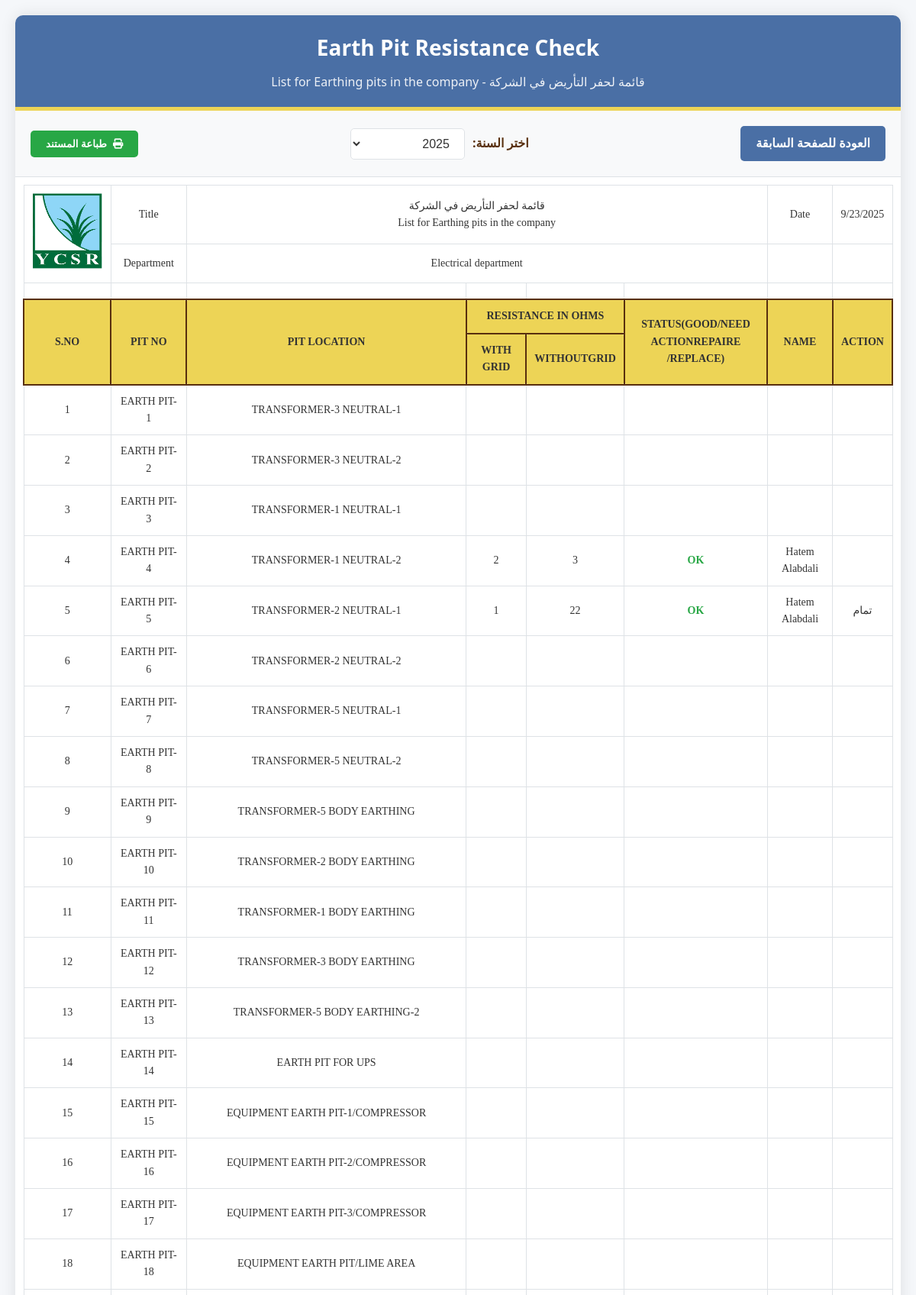
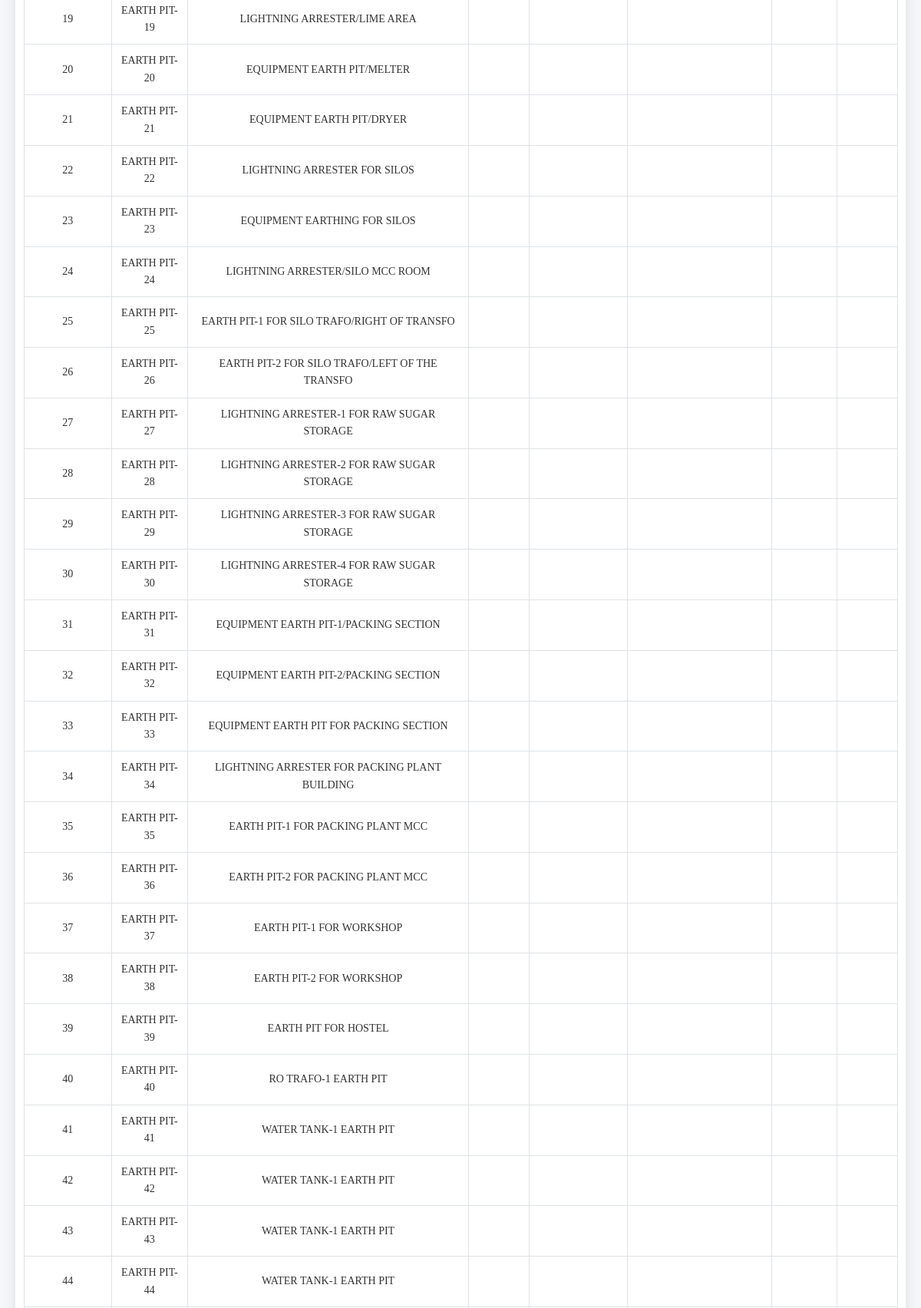
/Earth_Show.php (upper part), run on the app's committed database (2 pictures, top to bottom).
### tables this page shows
CREATE TABLE `earthingTable_2025` (
  `SR.NO.` int(11) NOT NULL,
  `PIT NO` varchar(150) NOT NULL,
  `PIT LOCATION` varchar(255) NOT NULL,
  `r_with_grid` varchar(10) NOT NULL,
  `r_without_grid` varchar(10) NOT NULL,
  `status` varchar(10) NOT NULL,
  `name` varchar(255) NOT NULL,
  `action` varchar(10) NOT NULL
);

### Earth_Show.php (the view, shortened to what this page needs)
<?php
$data = [];
if (isset($_GET['year']) && !empty($_GET['year'])) {
    $selectedYear = $_GET['year'];
    $_SESSION['selectedYear'] = $selectedYear;
} elseif (isset($_SESSION['selectedYear'])) {
    $selectedYear = $_SESSION['selectedYear'];
} else {
    $selectedYear = '2025';
}
$servername = "sql202.infinityfree.com";
$username = "if0_39426096";
$password = "WKa8VQVTNfi";
$dbname = 'if0_39426096_mwt';
$conn = new mysqli($servername, $username, $password, $dbname);
 $conn->set_charset("utf8mb4");
$tableName = "earthingTable_" . $selectedYear;
$sql = "SELECT `SR.NO.`, `PIT NO`, `PIT LOCATION`, `r_with_grid`, `r_without_grid`, `status`, `name`, `action` FROM `" . $tableName . "` ORDER BY `SR.NO.` ASC";
$result = $conn->query($sql);
if ($result->num_rows > 0) {
    while ($row = $result->fetch_assoc()) {
        $data[] = $row;
    }
}
?>
<!DOCTYPE html>
<html lang="ar" dir="rtl">
<head>
    <link rel="stylesheet" href="https://cdnjs.cloudflare.com/ajax/libs/font-awesome/6.4.0/css/all.min.css">
</head>
<body>
    <div class="container">
        <div class="header">
            <h1>Earth Pit Resistance Check</h1>
            <p>قائمة لحفر التأريض في الشركة - List for Earthing pits in the company</p>
        </div>
        <div class="controls-container">
            <a href="Earting.php" class="back-btn">العودة للصفحة السابقة</a>
            <div class="year-selector">
                <label for="year-select">اختر السنة:</label>
                <form action="" method="GET">
                    <select name="year" id="year-select" onchange="this.form.submit()">
                        <option value="2025" <?php echo (isset($selectedYear) && $selectedYear == '2025') ? 'selected' : ''; ?>>2025</option>
                    </select>
                </form>
            </div>
            <button class="print-btn" onclick="printPage()">
                <i class="fas fa-print"></i> طباعة المستند
            </button>
        </div>
        <div class="print-section">
            <div class="table-container">
                <table>
                    <thead>
                        <tr>
                            <td rowspan="2"><img src="imgs/4.png" alt="ملاحظات"></td>
                            <td>Title</td>
                            <td colspan="4">قائمة لحفر التأريض في الشركة<br>List for Earthing pits in the company</td>
                            <td>Date</td>
                            <td id="dateCell"></td>
                        </tr>
                        <tr>
                            <td>Department</td>
                            <td colspan="4">Electrical department</td>
                            <td></td>
                            <td></td>
                        </tr>
                        <tr>
                            <td></td>
                            <td></td>
                            <td></td>
                            <td></td>
                            <td></td>
                            <td></td>
                            <td></td>
                            <td></td>
                        </tr>
                        <tr>
                            <td rowspan="2" class="titlee">S.NO</td>
                            <td rowspan="2" class="titlee">PIT NO</td>
                            <td rowspan="2" class="titlee">PIT LOCATION</td>
                            <td colspan="2" class="titlee">RESISTANCE IN OHMS</td>
                            <td rowspan="2" class="titlee">STATUS(GOOD/NEED<br>ACTIONREPAIRE /REPLACE)</td>
                            <td rowspan="2" class="titlee">NAME</td>
                            <td rowspan="2" class="titlee">ACTION</td>
                        </tr>
                        <tr>
                            <td class="titlee">WITH GRID</td>
                            <td class="titlee">WITHOUTGRID</td>
                        </tr>
                    </thead>
                    <tbody>
                        <?php
                    if (!empty($data)) {
                        foreach ($data as $row) {
                            $statusClass = '';
                            if (isset($row['status'])) {
                                $statusClass = ($row['status'] == 'OK') ? 'status-ok' : (($row['status'] == 'REPAIR') ? 'status-repair' : '');
                            }
                            echo "<tr data-sno='" . htmlspecialchars($row['SR.NO.']) . "'>";
                            echo "<td>" . htmlspecialchars($row['SR.NO.']) . "</td>";
                            echo "<td>" . htmlspecialchars($row['PIT NO']) . "</td>";
                            echo "<td>" . htmlspecialchars($row['PIT LOCATION']) . "</td>";
                            echo "<td class='editable' data-column='r_with_grid'>" . (isset($row['r_with_grid']) ? htmlspecialchars($row['r_with_grid']) : '') . "</td>";
                            echo "<td class='editable' data-column='r_without_grid'>" . (isset($row['r_without_grid']) ? htmlspecialchars($row['r_without_grid']) : '') . "</td>";
                            echo "<td class='editable status-cell " . htmlspecialchars($statusClass) . "' data-column='status'>" . (isset($row['status']) ? htmlspecialchars($row['status']) : '') . "</td>";
                            echo "<td class='name-cell'>" . (isset($row['name']) ? htmlspecialchars($row['name']) : '') . "</td>";
                            echo "<td class='editable' data-column='action'>" . (isset($row['action']) ? htmlspecialchars($row['action']) : '') . "</td>";
                            echo "</tr>";
                        }
                    } else {
                        echo "<tr><td colspan='8' style='text-align: center; padding: 20px;'>No data found for the selected year.</td></tr>";
                    }
                    ?>
                    </tbody>
                </table>
            </div>
        </div>
    </div>
</body>
</html>

### Earth_Show.php (style rules this page uses)
:root { --primary-color: #4a6fa5; --secondary-color: #edd456; --dark-color: #582f0e; --light-color: #f8f9fa; --success-color: #28a745; --danger-color: #dc3545; --border-color: #dee2e6; }
* { box-sizing: border-box; margin: 0; padding: 0; }
body { font-family: 'Segoe UI', Tahoma, Geneva, Verdana, sans-serif; line-height: 1.6; color: #333; background-color: #f5f7fa; padding: 20px; max-width: 1400px; margin: 0 auto; }
.container { background-color: white; border-radius: 10px; box-shadow: 0 0 20px rgba(0, 0, 0, 0.1); overflow: hidden; margin-bottom: 20px; }
.header { background-color: var(--primary-color); color: white; padding: 20px; text-align: center; border-bottom: 5px solid var(--secondary-color); }
.header h1 { margin-bottom: 10px; font-size: 28px; }
.header p { font-size: 16px; opacity: 0.9; }
.controls-container { display: flex; justify-content: space-between; align-items: center; padding: 20px; background-color: var(--light-color); border-bottom: 1px solid var(--border-color); flex-wrap: wrap; gap: 15px; }
.back-btn { display: inline-flex; align-items: center; background-color: var(--primary-color); color: white; padding: 10px 20px; border-radius: 5px; text-decoration: none; font-weight: 600; transition: all 0.3s ease; }
.print-btn { display: inline-flex; align-items: center; background-color: #28a745; color: white; padding: 10px 20px; border: none; border-radius: 5px; cursor: pointer; font-weight: 600; transition: all 0.3s ease; }
.print-btn i { margin-left: 8px; }
.year-selector { display: flex; align-items: center; gap: 10px; }
.year-selector label { font-weight: 600; color: var(--dark-color); }
.year-selector select { padding: 10px 15px; border: 1px solid var(--border-color); border-radius: 5px; background-color: white; font-size: 16px; color: #333; cursor: pointer; transition: border-color 0.3s; min-width: 150px; }
.table-container { overflow-x: auto; padding: 10px; }
table { width: 100%; border-collapse: collapse; direction: ltr; margin: 0 auto; font-size: 14px; }
th, td { border: 1px solid var(--border-color); padding: 10px; text-align: center; }
.titlee { background-color: var(--secondary-color); font-weight: 800; border: 2px solid var(--dark-color); border-radius: 5px; padding: 10px; }
td { font-family: 'Times New Roman', Times, serif; }
.status-ok { color: var(--success-color); font-weight: bold; }
img { max-height: 100px; width: auto; }

### data on the page
earthingtable_2025: NO "1", PIT NO "EARTH PIT-1", PIT LOCATION "TRANSFORMER-3 NEUTRAL-1"
earthingtable_2025: NO "2", PIT NO "EARTH PIT-2", PIT LOCATION "TRANSFORMER-3 NEUTRAL-2"
earthingtable_2025: NO "3", PIT NO "EARTH PIT-3", PIT LOCATION "TRANSFORMER-1 NEUTRAL-1"
earthingtable_2025: NO "4", PIT NO "EARTH PIT-4", PIT LOCATION "TRANSFORMER-1 NEUTRAL-2", r_with_grid "2", r_without_grid "3", status "OK", name "Hatem Alabdali"
earthingtable_2025: NO "5", PIT NO "EARTH PIT-5", PIT LOCATION "TRANSFORMER-2 NEUTRAL-1", r_with_grid "1", r_without_grid "22", status "OK", name "Hatem Alabdali", action "تمام"
earthingtable_2025: NO "6", PIT NO "EARTH PIT-6", PIT LOCATION "TRANSFORMER-2 NEUTRAL-2"
earthingtable_2025: NO "7", PIT NO "EARTH PIT-7", PIT LOCATION "TRANSFORMER-5 NEUTRAL-1"
earthingtable_2025: NO "8", PIT NO "EARTH PIT-8", PIT LOCATION "TRANSFORMER-5 NEUTRAL-2"
earthingtable_2025: NO "9", PIT NO "EARTH PIT-9", PIT LOCATION "TRANSFORMER-5 BODY EARTHING"
earthingtable_2025: NO "10", PIT NO "EARTH PIT-10", PIT LOCATION "TRANSFORMER-2 BODY EARTHING"
earthingtable_2025: NO "11", PIT NO "EARTH PIT-11", PIT LOCATION "TRANSFORMER-1 BODY EARTHING"
earthingtable_2025: NO "12", PIT NO "EARTH PIT-12", PIT LOCATION "TRANSFORMER-3 BODY EARTHING"
earthingtable_2025: NO "13", PIT NO "EARTH PIT-13", PIT LOCATION "TRANSFORMER-5 BODY EARTHING-2"
earthingtable_2025: NO "14", PIT NO "EARTH PIT-14", PIT LOCATION "EARTH PIT FOR UPS"
earthingtable_2025: NO "15", PIT NO "EARTH PIT-15", PIT LOCATION "EQUIPMENT EARTH PIT-1/COMPRESSOR"
earthingtable_2025: NO "16", PIT NO "EARTH PIT-16", PIT LOCATION "EQUIPMENT EARTH PIT-2/COMPRESSOR"
earthingtable_2025: NO "17", PIT NO "EARTH PIT-17", PIT LOCATION "EQUIPMENT EARTH PIT-3/COMPRESSOR"
earthingtable_2025: NO "18", PIT NO "EARTH PIT-18", PIT LOCATION "EQUIPMENT EARTH PIT/LIME AREA"
earthingtable_2025: NO "19", PIT NO "EARTH PIT-19", PIT LOCATION "LIGHTNING ARRESTER/LIME AREA"
earthingtable_2025: NO "20", PIT NO "EARTH PIT-20", PIT LOCATION "EQUIPMENT EARTH PIT/MELTER"
earthingtable_2025: NO "21", PIT NO "EARTH PIT-21", PIT LOCATION "EQUIPMENT EARTH PIT/DRYER"
earthingtable_2025: NO "22", PIT NO "EARTH PIT-22", PIT LOCATION "LIGHTNING ARRESTER FOR SILOS"
earthingtable_2025: NO "23", PIT NO "EARTH PIT-23", PIT LOCATION "EQUIPMENT EARTHING FOR SILOS"
earthingtable_2025: NO "24", PIT NO "EARTH PIT-24", PIT LOCATION "LIGHTNING ARRESTER/SILO MCC ROOM"
earthingtable_2025: NO "25", PIT NO "EARTH PIT-25", PIT LOCATION "EARTH PIT-1 FOR SILO TRAFO/RIGHT OF TRANSFO"
earthingtable_2025: NO "26", PIT NO "EARTH PIT-26", PIT LOCATION "EARTH PIT-2 FOR SILO TRAFO/LEFT OF THE TRANSFO"
earthingtable_2025: NO "27", PIT NO "EARTH PIT-27", PIT LOCATION "LIGHTNING ARRESTER-1 FOR RAW SUGAR STORAGE"
earthingtable_2025: NO "28", PIT NO "EARTH PIT-28", PIT LOCATION "LIGHTNING ARRESTER-2 FOR RAW SUGAR STORAGE"
earthingtable_2025: NO "29", PIT NO "EARTH PIT-29", PIT LOCATION "LIGHTNING ARRESTER-3 FOR RAW SUGAR STORAGE"
earthingtable_2025: NO "30", PIT NO "EARTH PIT-30", PIT LOCATION "LIGHTNING ARRESTER-4 FOR RAW SUGAR STORAGE"
earthingtable_2025: NO "31", PIT NO "EARTH PIT-31", PIT LOCATION "EQUIPMENT EARTH PIT-1/PACKING SECTION"
earthingtable_2025: NO "32", PIT NO "EARTH PIT-32", PIT LOCATION "EQUIPMENT EARTH PIT-2/PACKING SECTION"
earthingtable_2025: NO "33", PIT NO "EARTH PIT-33", PIT LOCATION "EQUIPMENT EARTH PIT FOR PACKING SECTION"
earthingtable_2025: NO "34", PIT NO "EARTH PIT-34", PIT LOCATION "LIGHTNING ARRESTER FOR PACKING PLANT BUILDING"
earthingtable_2025: NO "35", PIT NO "EARTH PIT-35", PIT LOCATION "EARTH PIT-1 FOR PACKING PLANT MCC"
earthingtable_2025: NO "36", PIT NO "EARTH PIT-36", PIT LOCATION "EARTH PIT-2 FOR PACKING PLANT MCC"
earthingtable_2025: NO "37", PIT NO "EARTH PIT-37", PIT LOCATION "EARTH PIT-1 FOR WORKSHOP"
earthingtable_2025: NO "38", PIT NO "EARTH PIT-38", PIT LOCATION "EARTH PIT-2 FOR WORKSHOP"
earthingtable_2025: NO "39", PIT NO "EARTH PIT-39", PIT LOCATION "EARTH PIT FOR HOSTEL"
earthingtable_2025: NO "40", PIT NO "EARTH PIT-40", PIT LOCATION "RO TRAFO-1 EARTH PIT"
earthingtable_2025: NO "41", PIT NO "EARTH PIT-41", PIT LOCATION "WATER TANK-1 EARTH PIT"
earthingtable_2025: NO "42", PIT NO "EARTH PIT-42", PIT LOCATION "WATER TANK-1 EARTH PIT"
earthingtable_2025: NO "43", PIT NO "EARTH PIT-43", PIT LOCATION "WATER TANK-1 EARTH PIT"
earthingtable_2025: NO "44", PIT NO "EARTH PIT-44", PIT LOCATION "WATER TANK-1 EARTH PIT"
